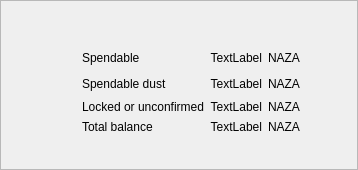
<?xml version="1.0" encoding="UTF-8"?>
<ui version="4.0">
 <class>BalanceFrame</class>
 <widget class="QFrame" name="BalanceFrame">
  <property name="geometry">
   <rect>
    <x>0</x>
    <y>0</y>
    <width>358</width>
    <height>170</height>
   </rect>
  </property>
  <property name="sizePolicy">
   <sizepolicy hsizetype="Expanding" vsizetype="Expanding">
    <horstretch>0</horstretch>
    <verstretch>0</verstretch>
   </sizepolicy>
  </property>
  <property name="windowTitle">
   <string>Frame</string>
  </property>
  <property name="frameShape">
   <enum>QFrame::StyledPanel</enum>
  </property>
  <property name="frameShadow">
   <enum>QFrame::Raised</enum>
  </property>
  <layout class="QGridLayout" name="gridLayout">
   <item row="6" column="5">
    <widget class="QLabel" name="m_overviewLockedOrUnconfirmedBalanceLabel">
     <property name="sizePolicy">
      <sizepolicy hsizetype="Minimum" vsizetype="Preferred">
       <horstretch>0</horstretch>
       <verstretch>0</verstretch>
      </sizepolicy>
     </property>
     <property name="cursor">
      <cursorShape>PointingHandCursor</cursorShape>
     </property>
     <property name="toolTip">
      <string>Click to copy</string>
     </property>
     <property name="text">
      <string>TextLabel</string>
     </property>
     <property name="alignment">
      <set>Qt::AlignRight|Qt::AlignTrailing|Qt::AlignVCenter</set>
     </property>
    </widget>
   </item>
   <item row="5" column="5">
    <widget class="QLabel" name="m_overviewSpendableDustBalanceLabel">
     <property name="sizePolicy">
      <sizepolicy hsizetype="Minimum" vsizetype="Preferred">
       <horstretch>0</horstretch>
       <verstretch>0</verstretch>
      </sizepolicy>
     </property>
     <property name="cursor">
      <cursorShape>PointingHandCursor</cursorShape>
     </property>
     <property name="toolTip">
      <string>Click to copy</string>
     </property>
     <property name="text">
      <string>TextLabel</string>
     </property>
     <property name="alignment">
      <set>Qt::AlignRight|Qt::AlignTrailing|Qt::AlignVCenter</set>
     </property>
    </widget>
   </item>
   <item row="8" column="4" colspan="3">
    <spacer name="verticalSpacer">
     <property name="orientation">
      <enum>Qt::Vertical</enum>
     </property>
     <property name="sizeType">
      <enum>QSizePolicy::Expanding</enum>
     </property>
     <property name="sizeHint" stdset="0">
      <size>
       <width>20</width>
       <height>0</height>
      </size>
     </property>
    </spacer>
   </item>
   <item row="4" column="4">
    <widget class="QLabel" name="m_overviewSpendableBalanceTextLabel">
     <property name="text">
      <string>Spendable</string>
     </property>
     <property name="indent">
      <number>0</number>
     </property>
    </widget>
   </item>
   <item row="4" column="5">
    <widget class="QLabel" name="m_overviewSpendableBalanceLabel">
     <property name="sizePolicy">
      <sizepolicy hsizetype="Minimum" vsizetype="Preferred">
       <horstretch>0</horstretch>
       <verstretch>0</verstretch>
      </sizepolicy>
     </property>
     <property name="cursor">
      <cursorShape>PointingHandCursor</cursorShape>
     </property>
     <property name="toolTip">
      <string>Click to copy</string>
     </property>
     <property name="text">
      <string>TextLabel</string>
     </property>
     <property name="alignment">
      <set>Qt::AlignRight|Qt::AlignTrailing|Qt::AlignVCenter</set>
     </property>
    </widget>
   </item>
   <item row="7" column="6">
    <widget class="QLabel" name="m_overviewTotalBalanceTickerLabel">
     <property name="text">
      <string>NAZA</string>
     </property>
    </widget>
   </item>
   <item row="7" column="4">
    <widget class="QLabel" name="m_overviewTotalBalanceTextLabel">
     <property name="text">
      <string>Total balance</string>
     </property>
     <property name="indent">
      <number>0</number>
     </property>
    </widget>
   </item>
   <item row="6" column="6">
    <widget class="QLabel" name="m_overviewLockedOrUnconfirmedBalanceTickerLabel">
     <property name="text">
      <string>NAZA</string>
     </property>
     <property name="indent">
      <number>0</number>
     </property>
    </widget>
   </item>
   <item row="3" column="4">
    <spacer name="verticalSpacer_8">
     <property name="orientation">
      <enum>Qt::Vertical</enum>
     </property>
     <property name="sizeType">
      <enum>QSizePolicy::Fixed</enum>
     </property>
     <property name="sizeHint" stdset="0">
      <size>
       <width>20</width>
       <height>0</height>
      </size>
     </property>
    </spacer>
   </item>
   <item row="4" column="3">
    <spacer name="horizontalSpacer_4">
     <property name="orientation">
      <enum>Qt::Horizontal</enum>
     </property>
     <property name="sizeType">
      <enum>QSizePolicy::Fixed</enum>
     </property>
     <property name="sizeHint" stdset="0">
      <size>
       <width>10</width>
       <height>20</height>
      </size>
     </property>
    </spacer>
   </item>
   <item row="6" column="4">
    <widget class="QLabel" name="m_overviewLockedOrUnconfirmedBalanceTextLabel">
     <property name="text">
      <string>Locked or unconfirmed</string>
     </property>
     <property name="indent">
      <number>0</number>
     </property>
    </widget>
   </item>
   <item row="4" column="6">
    <widget class="QLabel" name="m_overviewSpendableBalanceTickerLabel">
     <property name="text">
      <string>NAZA</string>
     </property>
     <property name="indent">
      <number>0</number>
     </property>
    </widget>
   </item>
   <item row="7" column="5">
    <widget class="QLabel" name="m_overviewTotalBalanceLabel">
     <property name="sizePolicy">
      <sizepolicy hsizetype="Minimum" vsizetype="Preferred">
       <horstretch>0</horstretch>
       <verstretch>0</verstretch>
      </sizepolicy>
     </property>
     <property name="cursor">
      <cursorShape>PointingHandCursor</cursorShape>
     </property>
     <property name="toolTip">
      <string>Click to copy</string>
     </property>
     <property name="text">
      <string>TextLabel</string>
     </property>
     <property name="alignment">
      <set>Qt::AlignRight|Qt::AlignTrailing|Qt::AlignVCenter</set>
     </property>
    </widget>
   </item>
   <item row="5" column="6">
    <widget class="QLabel" name="m_overviewSpendableDustBalanceTickerLabel">
     <property name="text">
      <string>NAZA</string>
     </property>
     <property name="indent">
      <number>0</number>
     </property>
    </widget>
   </item>
   <item row="5" column="4">
    <widget class="QLabel" name="m_overviewSpendableDustBalanceTextLabel">
     <property name="text">
      <string>Spendable dust</string>
     </property>
     <property name="indent">
      <number>0</number>
     </property>
    </widget>
   </item>
   <item row="1" column="4">
    <spacer name="verticalSpacer_2">
     <property name="orientation">
      <enum>Qt::Vertical</enum>
     </property>
     <property name="sizeType">
      <enum>QSizePolicy::Expanding</enum>
     </property>
     <property name="sizeHint" stdset="0">
      <size>
       <width>20</width>
       <height>0</height>
      </size>
     </property>
    </spacer>
   </item>
   <item row="2" column="2" rowspan="6">
    <widget class="QLabel" name="m_overviewBalanceIconLabel">
     <property name="text">
      <string/>
     </property>
     <property name="pixmap">
      <pixmap resource="resources.qrc">:/icons/actual_balance</pixmap>
     </property>
    </widget>
   </item>
   <item row="5" column="0">
    <spacer name="horizontalSpacer_2">
     <property name="orientation">
      <enum>Qt::Horizontal</enum>
     </property>
     <property name="sizeHint" stdset="0">
      <size>
       <width>20</width>
       <height>20</height>
      </size>
     </property>
    </spacer>
   </item>
   <item row="5" column="7">
    <spacer name="horizontalSpacer">
     <property name="orientation">
      <enum>Qt::Horizontal</enum>
     </property>
     <property name="sizeHint" stdset="0">
      <size>
       <width>20</width>
       <height>20</height>
      </size>
     </property>
    </spacer>
   </item>
  </layout>
 </widget>
 <resources>
  <include location="resources.qrc"/>
 </resources>
 <connections/>
</ui>
